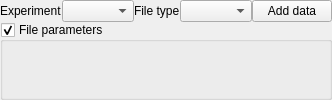
  <widget class="QDockWidget" name="dockWidgetReadData">
   <property name="allowedAreas">
    <set>Qt::LeftDockWidgetArea|Qt::RightDockWidgetArea</set>
   </property>
   <property name="windowTitle">
    <string>Read data</string>
   </property>
   <attribute name="dockWidgetArea">
    <number>1</number>
   </attribute>
   <widget class="QWidget" name="dockWidgetContents_8">
    <layout class="QGridLayout" name="gridLayout_4">
     <property name="leftMargin">
      <number>0</number>
     </property>
     <property name="topMargin">
      <number>0</number>
     </property>
     <property name="rightMargin">
      <number>0</number>
     </property>
     <property name="bottomMargin">
      <number>0</number>
     </property>
     <property name="spacing">
      <number>0</number>
     </property>
     <item row="1" column="1">
      <widget class="QLabel" name="label_10">
       <property name="sizePolicy">
        <sizepolicy hsizetype="Fixed" vsizetype="Preferred">
         <horstretch>0</horstretch>
         <verstretch>0</verstretch>
        </sizepolicy>
       </property>
       <property name="text">
        <string>Experiment</string>
       </property>
      </widget>
     </item>
     <item row="1" column="5">
      <widget class="QComboBox" name="comboBox_setupSelect">
       <property name="sizePolicy">
        <sizepolicy hsizetype="Expanding" vsizetype="Fixed">
         <horstretch>0</horstretch>
         <verstretch>0</verstretch>
        </sizepolicy>
       </property>
       <property name="focusPolicy">
        <enum>Qt::NoFocus</enum>
       </property>
       <property name="toolTip">
        <string>After selecting a setup-type adjust the parameters of the setup used to open the experimental data.</string>
       </property>
      </widget>
     </item>
     <item row="1" column="3">
      <widget class="QComboBox" name="comboBox_experimentSelect">
       <property name="sizePolicy">
        <sizepolicy hsizetype="Expanding" vsizetype="Fixed">
         <horstretch>0</horstretch>
         <verstretch>0</verstretch>
        </sizepolicy>
       </property>
       <property name="focusPolicy">
        <enum>Qt::NoFocus</enum>
       </property>
       <property name="toolTip">
        <string>Select a type of experiment. After selecting the experiment type you can select a setup-type</string>
       </property>
      </widget>
     </item>
     <item row="1" column="4">
      <widget class="QLabel" name="label_16">
       <property name="text">
        <string>File type</string>
       </property>
      </widget>
     </item>
     <item row="1" column="6">
      <widget class="QPushButton" name="pushButton">
       <property name="text">
        <string>Add data</string>
       </property>
      </widget>
     </item>
     <item row="2" column="1" colspan="6">
      <widget class="QGroupBox" name="groupBox_FileParameters">
       <property name="sizePolicy">
        <sizepolicy hsizetype="Expanding" vsizetype="Minimum">
         <horstretch>0</horstretch>
         <verstretch>0</verstretch>
        </sizepolicy>
       </property>
       <property name="toolTip">
        <string>Here all necessary parameters to open experimental data files are displayed.</string>
       </property>
       <property name="title">
        <string>File parameters</string>
       </property>
       <property name="checkable">
        <bool>true</bool>
       </property>
       <property name="checked">
        <bool>true</bool>
       </property>
       <layout class="QVBoxLayout" name="verticalLayout_6">
        <property name="spacing">
         <number>0</number>
        </property>
        <property name="leftMargin">
         <number>0</number>
        </property>
        <property name="topMargin">
         <number>0</number>
        </property>
        <property name="rightMargin">
         <number>0</number>
        </property>
        <property name="bottomMargin">
         <number>0</number>
        </property>
        <item>
         <widget class="QWidget" name="widget" native="true">
          <layout class="QVBoxLayout" name="verticalLayout_9">
           <property name="spacing">
            <number>0</number>
           </property>
           <property name="leftMargin">
            <number>0</number>
           </property>
           <property name="topMargin">
            <number>0</number>
           </property>
           <property name="rightMargin">
            <number>0</number>
           </property>
           <property name="bottomMargin">
            <number>0</number>
           </property>
           <item>
            <layout class="QVBoxLayout" name="layout_experiment_reader">
             <property name="spacing">
              <number>0</number>
             </property>
            </layout>
           </item>
          </layout>
         </widget>
        </item>
        <item>
         <spacer name="verticalSpacer_3">
          <property name="orientation">
           <enum>Qt::Vertical</enum>
          </property>
          <property name="sizeHint" stdset="0">
           <size>
            <width>20</width>
            <height>40</height>
           </size>
          </property>
         </spacer>
        </item>
       </layout>
      </widget>
     </item>
    </layout>
   </widget>
  </widget>
